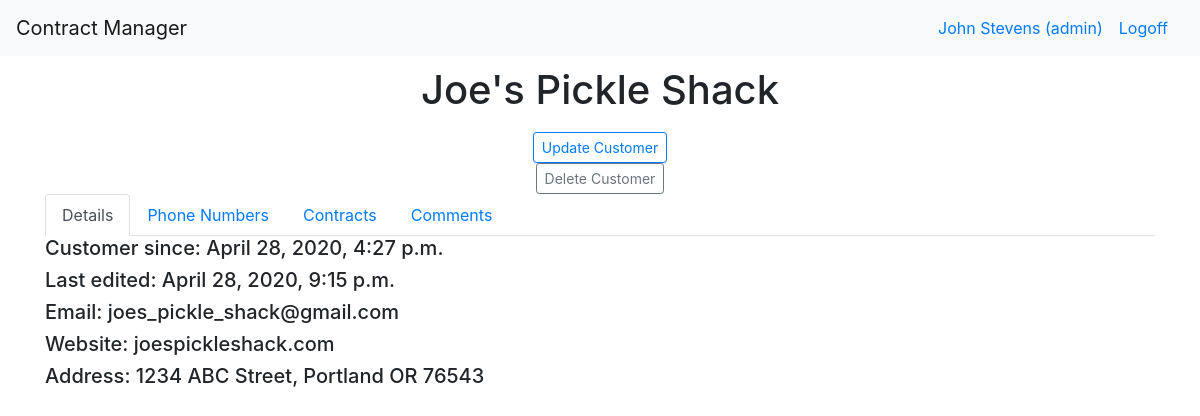
The page /dashboard/customer/1 (signed in) on the database as committed earlier.
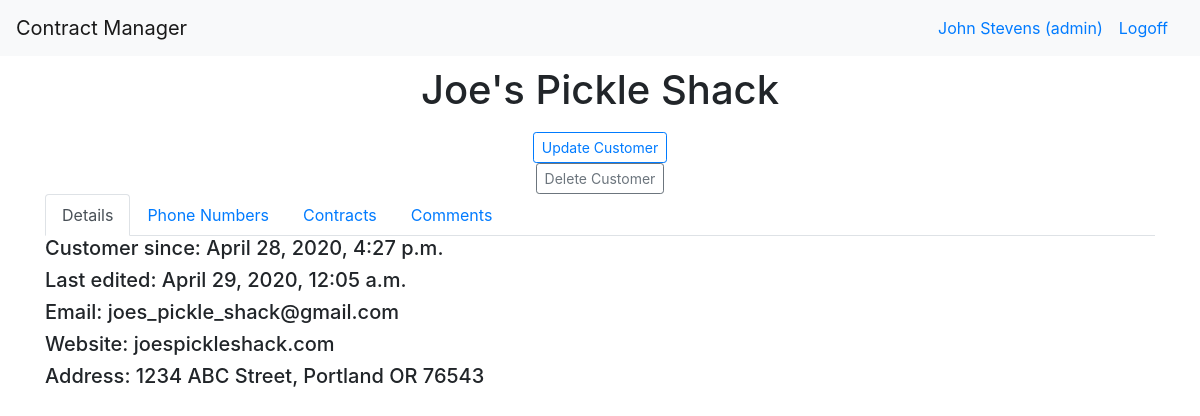
The same page on the database as committed later.
### manager_app/models.py (models this page shows)
class Customer(models.Model):
    archived= models.BooleanField(default=False)
    name= models.CharField(max_length=255)
    website= models.CharField(max_length=255)
    address=models.OneToOneField(Address, related_name="customer_address", on_delete=models.CASCADE, null=True)
    completed_contracts= models.IntegerField(default=0)
    open_contracts= models.IntegerField(default=0)
    email= models.CharField(max_length=255)
    created_at= models.DateTimeField(auto_now_add=True)
    updated_at= models.DateTimeField(auto_now=True)

class Address(models.Model):
    name= models.CharField(max_length=255)
    street= models.CharField(max_length=255)
    city= models.CharField(max_length=255)
    state= models.CharField(max_length=2)
    zip_code= models.CharField(max_length=15)
    created_at= models.DateTimeField(auto_now_add=True)
    updated_at= models.DateTimeField(auto_now=True)

### manager_app/views.py (the view)
# urls.py: path("/customer/<int:customer_id>", views.customer),
def customer(request, customer_id):
    if request.POST:
        if request.POST['hiddenkey'] == 'comment':
            Comment.objects.create(content = request.POST["comments"], user=logged_user(request), customer= Customer.objects.get(id=customer_id))
            return redirect(f"/dashboard/customer/{customer_id}")
        elif request.POST['hiddenkey'] == 'update':
            customer_to_change = Customer.objects.get(id=customer_id)
            customer_to_change.name = request.POST["name"]
            customer_to_change.website = request.POST["website"]
            customer_to_change.email = request.POST["email"]
            customer_to_change.address.street = request.POST["street_address"]
            customer_to_change.address.city = request.POST["city"]
            customer_to_change.address.state = request.POST["state"]
            customer_to_change.address.zip_code = request.POST["zip_code"]
            customer_to_change.save()
            customer_to_change.address.save()
            return redirect(f"/dashboard/customer/{customer_id}")
        elif request.POST['hiddenkey'] == 'delete':
            customer_to_delete=Customer.objects.get(id=customer_id)
            print(customer_to_delete)
            return redirect(f"/dashboard/customer/{customer_id}")
        elif request.POST['hiddenkey'] == 'new_number':
            print(request.POST)
            return redirect(f"/dashboard/customer/{customer_id}")
    else:
        context = {
            "customer": Customer.objects.get(id=customer_id),
            "user": logged_user(request)
        }
        return render(request, "customer.html", context)

### manager_app/views.py (called while the page is built)
def logged_user(request):
    return User.objects.filter(id=request.session["user_id"])[0]

### manager_app/templates/customer.html (shortened to what this page needs)
<!doctype html>
<html lang="en">
  <head>
    {% load static %}
    <link rel="stylesheet" type="text/css" href="{% static 'bootstrap.css' %}">
    <link rel="stylesheet" href="{% static 'dataTables.bootstrap4.min.css' %}">
  </head>
  <body>
    <nav class="navbar navbar-expand-md navbar-light bg-light">
      <a class="navbar-brand" href="/">Contract Manager</a>
      <div class="collapse navbar-collapse" id="navbarSupportedContent">
      {% if request.session.user_id == None %}
        <a class="navbar-nav mr-auto nav-link disabled" href="/users"></a>
        <a class="navbar-nav mr-lg-2 nav-link" href="/login">Signin</a>
      {% else %}
        <a class="navbar-nav mr-auto nav-link" href="#"></a>
        <a class="navbar-nav mr-sm-0 nav-link" href="#">{{user.first_name}} {{user.last_name}} (admin)</a>
        <a class="navbar-nav mr-sm-0 nav-link" href="/logout">Logoff</a>
      {% endif %}
      </div>
    </nav>
    <div class="container">
      <div class="row top_row">
        <div class="col-12 text-center">
          <h1>{{customer.name}}</h1>
        </div>
      </div>
      <div class="col-12 text-center">
        <button class="btn btn-outline-primary btn-sm" data-toggle="modal" data-target="#edit_customer">Update Customer</button>
        <form action="/dashboard/customer/{{customer.id}}" method="post">
          <button class="btn btn-outline-secondary btn-sm">Delete Customer</button>
        </form>
      </div>
      <div class="row">
        <div class ="col-12 table_nav">
          <ul class="nav nav-tabs" id="myTab" role="tablist">
            <li class="nav-item">
              <a class="nav-link active" id="details-tab" data-toggle="tab" href="#details" role="tab" aria-controls="details" aria-selected="true">Details</a>
            </li>
            <li class="nav-item">
              <a class="nav-link" id="contact-tab" data-toggle="tab" href="#contact" role="tab" aria-controls="contact" aria-selected="false">Phone Numbers</a>
            </li>
            <li class="nav-item">
              <a class="nav-link" id="contracts-tab" data-toggle="tab" href="#contracts" role="tab" aria-controls="contracts" aria-selected="false">Contracts</a>
            </li>
            <li class="nav-item">
              <a class="nav-link" id="comments-tab" data-toggle="tab" href="#comments" role="tab" aria-controls="comments" aria-selected="false">Comments</a>
            </li>
          </ul>
          <div class="tab-content" id="myTabContent">
            <div class="tab-pane fade show active" id="details" role="tabpanel" aria-labelledby="details-tab">
              <h5>Customer since: {{customer.created_at}}</h5>
              <h5>Last edited: {{customer.updated_at}}</h5>
              <h5>Email: {{customer.email}}</h5>
              <h5>Website: {{customer.website}}</h5>
              <h5>Address: {{customer.address.street}}, {{customer.address.city}} {{customer.address.state}} {{customer.address.zip_code}}</h5>
            </div>
          </div>
        </div>
      </div>
    </div>
  </body>
</html>

Rows that differ between the two databases and show on the page:
changed Customer "Joe's Pickle Shack": updated_at "April 28, 2020, 9:15 p.m." → "April 29, 2020, 12:05 a.m."
